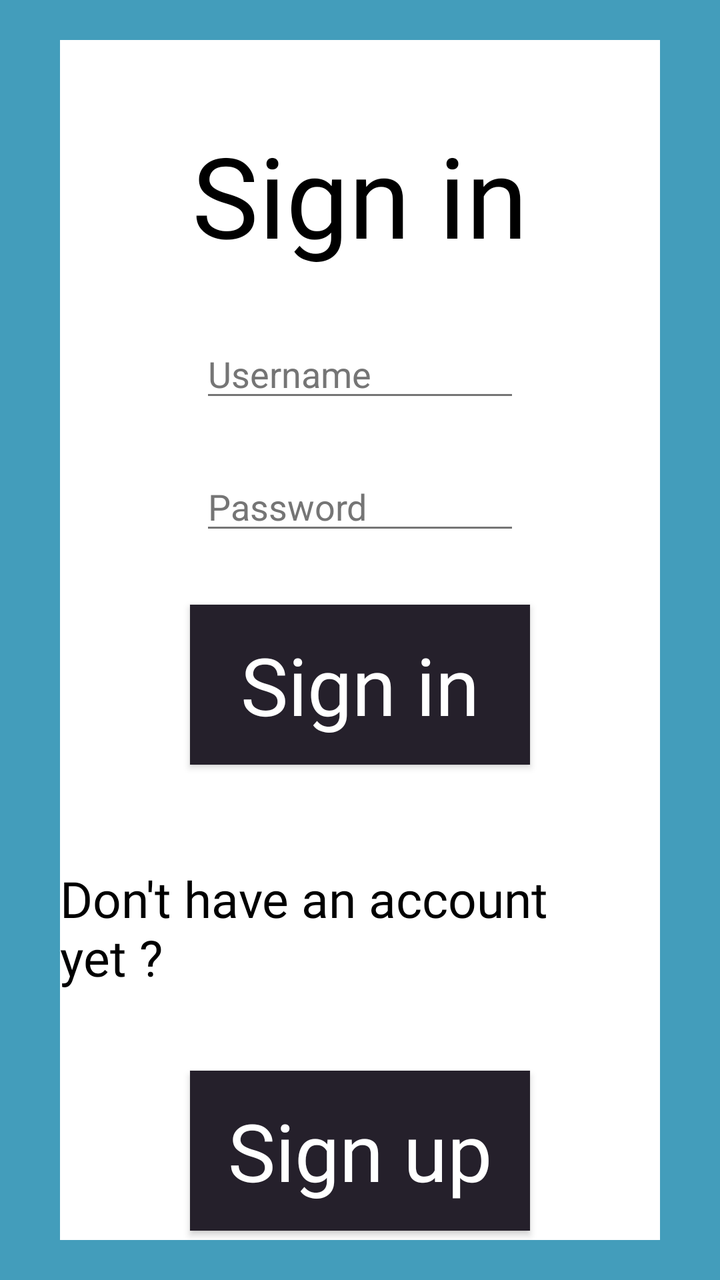
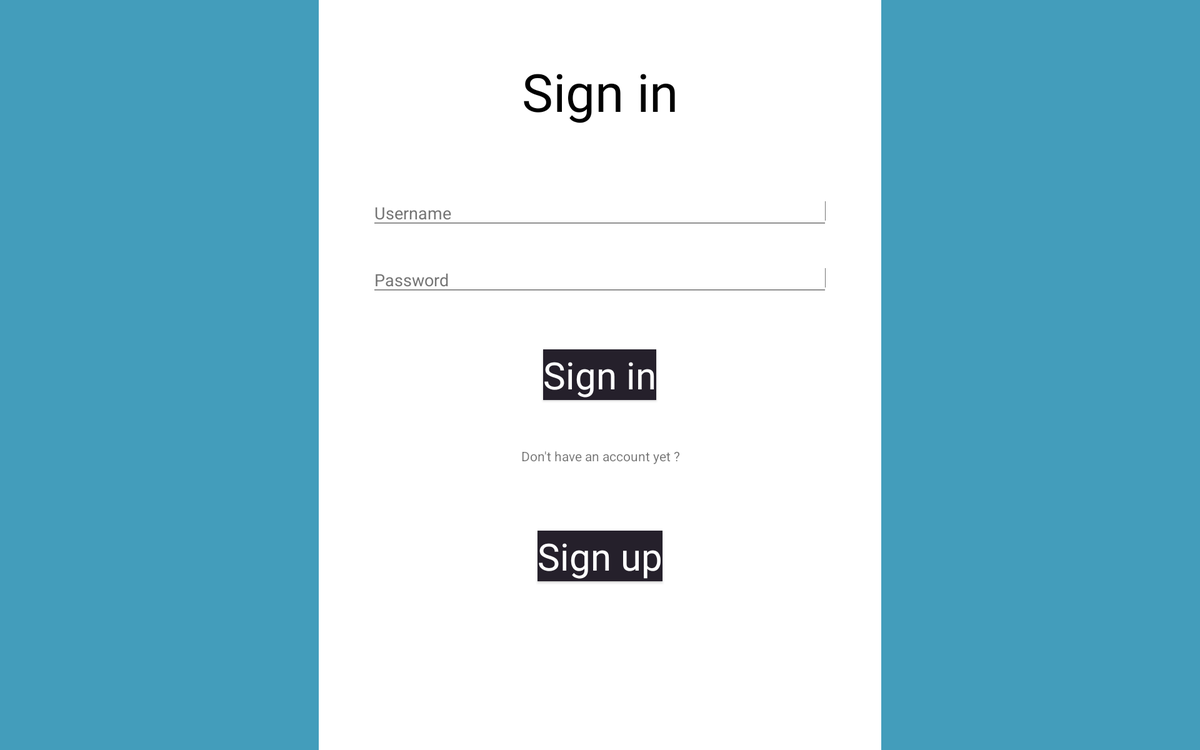

The same Android screen from two of the app's own layout files: first res/layout/ as a phone draws it, then the repository's variant for another configuration, drawn on a device whose configuration selects that folder. Both files follow.
<!-- AndroidManifest.xml: application theme AppTheme -->
<!-- res/layout/activity_sign_in.xml -->
<?xml version="1.0" encoding="utf-8"?>
<RelativeLayout xmlns:android="http://schemas.android.com/apk/res/android"
    xmlns:app="http://schemas.android.com/apk/res-auto"
    xmlns:tools="http://schemas.android.com/tools"
    android:layout_width="match_parent"
    android:layout_height="match_parent"
    tools:context=".SignInActivity"
    android:background="@color/colorBackground">

    <LinearLayout
        android:layout_width="300dp"
        android:layout_height="600dp"
        android:background="@color/colorSecondBackground"
        android:orientation="vertical"
        android:layout_centerInParent="true">

        <TextView
            android:layout_width="wrap_content"
            android:layout_height="wrap_content"
            android:layout_gravity="center_horizontal"
            android:text="@string/sign_in"
            android:layout_marginTop="40dp"
            android:textSize="56sp"
            android:fontFamily="@font/font_kabouter"
            android:textColor="@color/colorTextOnLight" />

        <androidx.appcompat.widget.AppCompatEditText
            android:id="@+id/edit_text_sign_in_username"
            android:layout_width="match_parent"
            android:layout_height="wrap_content"
            android:layout_marginRight="70dp"
            android:layout_marginLeft="70dp"
            android:layout_marginTop="30dp"
            android:hint="@string/username"
            android:theme="@style/InputField"
            app:backgroundTint="@color/colorGrayTextOnLight"
            />

        <androidx.appcompat.widget.AppCompatEditText
            android:id="@+id/edit_text_sign_in_password"
            android:layout_width="match_parent"
            android:layout_height="wrap_content"
            android:layout_marginRight="70dp"
            android:layout_marginLeft="70dp"
            android:layout_marginTop="25dp"
            android:hint="@string/password"
            android:inputType="textPassword"
            android:theme="@style/InputField"
            app:backgroundTint="@color/colorGrayTextOnLight"
            />

        <Button
            android:id="@+id/btn_sign_in"
            android:layout_width="match_parent"
            android:layout_height="80dp"
            android:text= "@string/sign_in"
            android:theme="@style/DarkButton"
            android:background="@color/colorButtonBackgroundDark"
            android:layout_marginTop="30dp"
            android:layout_marginRight="65dp"
            android:layout_marginLeft="65dp"
            />

        <TextView
            android:layout_width="wrap_content"
            android:layout_height="wrap_content"
            android:layout_gravity="center_horizontal"
            android:text="@string/no_account"
            android:layout_marginTop="50dp"
            android:textSize="25sp"
            android:fontFamily="@font/font_kabouter"
            android:textColor="@color/colorTextOnLight" />

        <Button
            android:id="@+id/btn_sign_up"
            android:layout_width="match_parent"
            android:layout_height="80dp"
            android:layout_marginRight="65dp"
            android:layout_marginLeft="65dp"
            android:layout_marginTop="40dp"
            android:text="@string/sign_up"
            android:theme="@style/DarkButton"
            android:background="@color/colorButtonBackgroundDark"
            />

    </LinearLayout>

</RelativeLayout>
<!-- resources referenced by this layout -->
<resources>
  <color name="colorBackground">#439dbb</color>
  <color name="colorButtonBackgroundDark">#25202b</color>
  <color name="colorGrayTextOnLight">#757575</color>
  <color name="colorSecondBackground">#ffffff</color>
  <color name="colorTextOnLight">#000000</color>
  <string name="no_account">Don\'t have an account yet ?</string>
  <string name="password">Password</string>
  <string name="sign_in">Sign in</string>
  <string name="sign_up">Sign up</string>
  <string name="username">Username</string>
  <style name="DarkButton">
          <item name="android:textSize">40sp</item>
          <item name="android:textColor">@color/colorTextOnDark</item>
          <item name="android:fontFamily">@font/font_kabouter</item>
          <item name="android:foreground">?attr/selectableItemBackgroundBorderless</item>
          <item name="android:textAllCaps">false</item>
      </style>
  <style name="InputField">
          <item name="android:textColorHint">@color/colorGrayTextOnLight</item>
          <item name="android:drawablePadding">10dp</item>
          <item name="android:maxLines">1</item>
      </style>
  <style name="AppTheme" parent="Theme.AppCompat.Light.NoActionBar">
          
          <item name="colorPrimary">@color/colorPrimary</item>
          <item name="colorPrimaryDark">@color/colorPrimaryDark</item>
          <item name="colorAccent">@color/colorAccent</item>
      </style>
  <color name="colorTextOnDark">#ffffff</color>
  <color name="colorPrimary">#6200EE</color>
  <color name="colorPrimaryDark">#3700B3</color>
  <color name="colorAccent">#03DAC5</color>
</resources>
<!-- res/layout-xlarge/activity_sign_in.xml (the repository's variant of the layout above) -->
<!-- drawn on a large tablet held sideways -->
<?xml version="1.0" encoding="utf-8"?>
<RelativeLayout xmlns:android="http://schemas.android.com/apk/res/android"
    xmlns:app="http://schemas.android.com/apk/res-auto"
    xmlns:tools="http://schemas.android.com/tools"
    android:layout_width="match_parent"
    android:layout_height="match_parent"
    tools:context=".Activities.SignInActivity"
    android:background="@color/colorBackground">

    <LinearLayout
        android:layout_width="600dp"
        android:layout_height="800dp"
        android:background="@color/colorSecondBackground"
        android:orientation="vertical"
        android:layout_centerInParent="true">

        <TextView
            android:layout_width="wrap_content"
            android:layout_height="wrap_content"
            android:layout_gravity="center_horizontal"
            android:text="@string/sign_in"
            android:layout_marginTop="60dp"
            android:textSize="56sp"
            android:fontFamily="@font/font_kabouter"
            android:textColor="@color/colorTextOnLight" />

        <androidx.appcompat.widget.AppCompatEditText
            android:id="@+id/edit_text_sign_in_username"
            android:layout_width="match_parent"
            android:layout_height="wrap_content"
            android:layout_marginRight="55dp"
            android:layout_marginLeft="55dp"
            android:layout_marginTop="70dp"
            android:hint="@string/username"
            android:drawableLeft="@drawable/user"
            android:theme="@style/InputField"
            app:backgroundTint="@color/colorGrayTextOnLight"
            android:inputType="text"
            />

        <androidx.appcompat.widget.AppCompatEditText
            android:id="@+id/edit_text_sign_in_password"
            android:layout_width="match_parent"
            android:layout_height="wrap_content"
            android:layout_marginRight="55dp"
            android:layout_marginLeft="55dp"
            android:layout_marginTop="30dp"
            android:hint="@string/password"
            android:drawableLeft="@drawable/lock"
            android:inputType="textPassword"
            android:theme="@style/InputField"
            app:backgroundTint="@color/colorGrayTextOnLight"
            />

        <TextView
            android:id="@+id/sign_in_errorField"
            android:layout_width="wrap_content"
            android:layout_height="15dp"
            android:layout_gravity="center_horizontal"
            android:text=""
            android:layout_marginTop="10dp"
            android:textSize="15sp"
            android:textColor="@color/colorError" />

        <Button
            android:id="@+id/btn_sign_in"
            android:layout_width="wrap_content"
            android:layout_height="wrap_content"
            android:text= "@string/sign_in"
            android:theme="@style/DarkButton"
            android:background="@color/colorButtonBackgroundDark"
            android:layout_marginTop="30dp"
            android:layout_gravity="center_horizontal"
            />

        <TextView
            android:layout_width="wrap_content"
            android:layout_height="wrap_content"
            android:layout_gravity="center_horizontal"
            android:gravity="center"
            android:text="@string/no_account"
            android:layout_marginTop="50dp"
            android:theme="@style/MediumTextOnLight" />

        <Button
            android:id="@+id/btn_sign_up"
            android:layout_width="wrap_content"
            android:layout_height="wrap_content"
            android:layout_gravity="center_horizontal"
            android:layout_marginTop="70dp"
            android:text="@string/sign_up"
            android:theme="@style/DarkButton"
            android:background="@color/colorButtonBackgroundDark"
            />

    </LinearLayout>

</RelativeLayout>
<!-- resources referenced by the variant -->
<!-- as a large tablet held sideways resolves them -->
<resources>
  <color name="colorBackground">#439dbb</color>
  <color name="colorButtonBackgroundDark">#25202b</color>
  <color name="colorError">#ff3333</color>
  <color name="colorGrayTextOnLight">#757575</color>
  <color name="colorSecondBackground">#ffffff</color>
  <color name="colorTextOnLight">#000000</color>
  <string name="no_account">Don\'t have an account yet ?</string>
  <string name="password">Password</string>
  <string name="sign_in">Sign in</string>
  <string name="sign_up">Sign up</string>
  <string name="username">Username</string>
  <style name="DarkButton">
          <item name="android:textSize">40sp</item>
          <item name="android:textColor">@color/colorTextOnDark</item>
          <item name="android:fontFamily">@font/font_kabouter</item>
          <item name="android:foreground">?attr/selectableItemBackgroundBorderless</item>
          <item name="android:textAllCaps">false</item>
      </style>
  <style name="InputField">
          <item name="android:textColorHint">@color/colorGrayTextOnLight</item>
          <item name="android:drawablePadding">10dp</item>
          <item name="android:maxLines">1</item>
      </style>
  <style name="AppTheme" parent="Theme.AppCompat.Light.NoActionBar">
          
          <item name="colorPrimary">@color/colorPrimary</item>
          <item name="colorPrimaryDark">@color/colorPrimaryDark</item>
          <item name="colorAccent">@color/colorAccent</item>
      </style>
  <color name="colorTextOnDark">#ffffff</color>
  <color name="colorPrimary">#6200EE</color>
  <color name="colorPrimaryDark">#3700B3</color>
  <color name="colorAccent">#03DAC5</color>
</resources>
